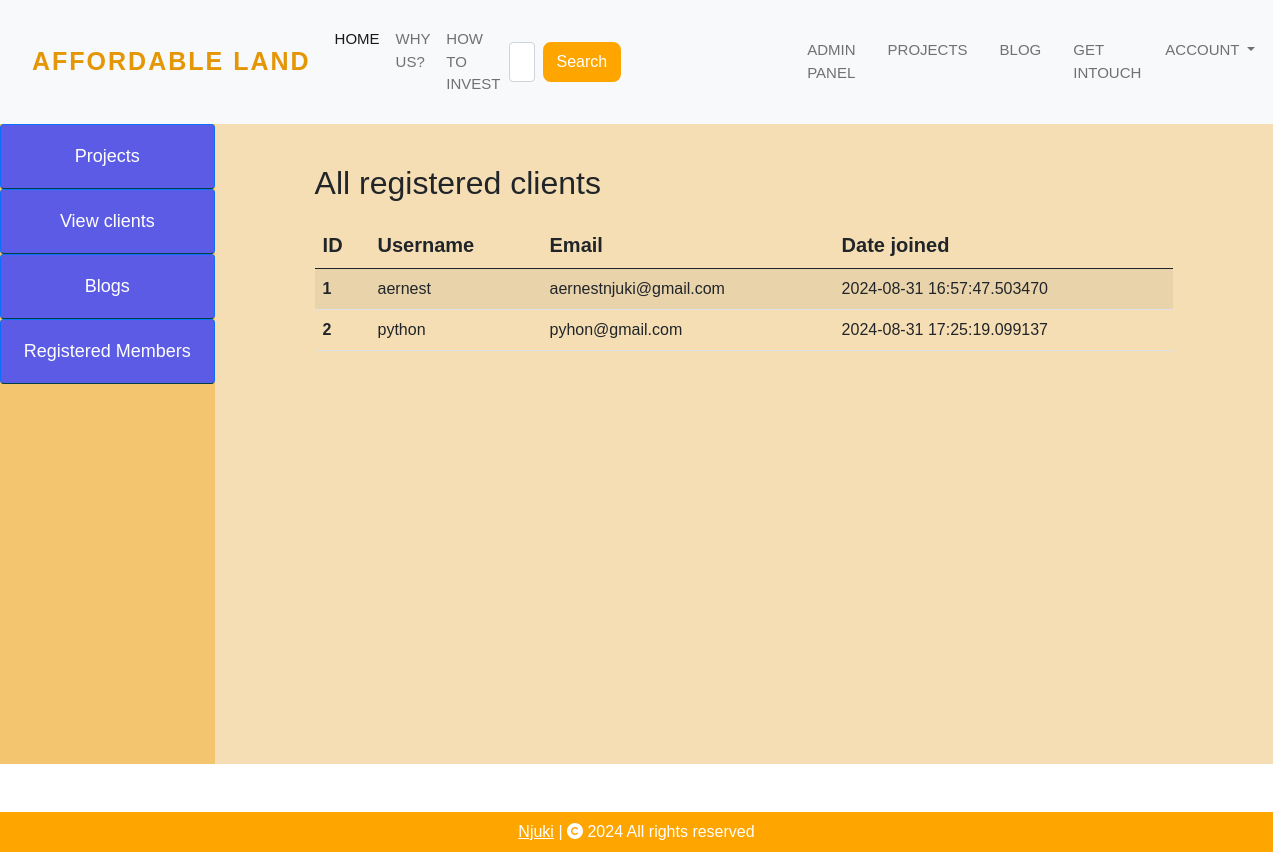
The page /registered-clients (signed in) on the database its author committed.
### LandingPage/models.py (models this page shows, shortened)
class Register(db.Model, UserMixin):
    id = db.Column(db.Integer, primary_key=True)
    username = db.Column(db.String(20), unique=True, nullable=False)
    email = db.Column(db.String(100), unique=True, nullable=False)
    password_hash = db.Column(db.String(150))
    date_joined = db.Column(db.DateTime, default=datetime.utcnow)
    @property
    def password(self):
        raise AttributeError('You should not read these password')

### LandingPage/admin.py (the view)
@admin.route('/registered-clients')
@login_required
def registered_clients():
    if current_user.id == 1:
        clients = Register.query.all()
        return render_template('registered_clients.html', clients=clients)
    return redirect(url_for('admin.registered_clients'))

### LandingPage/templates/registered_clients.html (shortened to what this page needs)
{% extends 'base.html' %}
{% block body %}
{% if clients | length < 1 %}
<div class="text-center">
    <h3 style="margin-top: 100px;">All projects </h3>
    <a class="btn btn-success" href="/registered-clients">Add</a>
</div>
{% else %}
<div class="admin-wrapper">
    <div class="left-sidebar">
        <ul>
            <li>
                <a href="{{ url_for('admin.view_project')}}" class="btn btn-primary">Projects</a>
            </li>
            <li>
                <a href="{{ url_for('admin.client_info') }}" class="btn btn-primary">View clients</a>
            </li>
            <li>
                <a href="{{url_for('admin.view_blog')}}" class="btn btn-primary">Blogs</a>
            </li>
            <li>
                <a href="{{ url_for('admin.registered_clients')}}" class="btn btn-primary">Registered Members</a>
            </li>
        </ul>
    </div>
    <div class="admin-content">
        <h2>All registered clients </h2>
        <table class="table table-striped table-hover">
            <thead>
                <tr>
                    <th scope="col">ID</th>
                    <th scope="col">Username</th>
                    <th scope="col">Email</th>
                    <th scope="col">Date joined</th>
                </tr>
            </thead>
            <tbody>
                {% for client in clients %}
                <tr>
                    <th scope="row">{{ client.id }}</th>
                    <td>{{ client.username }}</td>
                    <td>{{ client.email }}</td>
                    <td>{{ client.date_joined }}</td>
                </tr>
                {% endfor %}
            </tbody>
        </table>
    </div>
</div>
{% endif %}
{% endblock %}

### LandingPage/static/css/style.css (style rules this page uses)
* { padding: 0; margin: 0; box-sizing: border-box; font-family: 'Trebuchet MS', 'Lucida Sans Unicode', 'Lucida Grande', 'Lucida Sans', Arial, sans-serif; }
.admin-wrapper { display: flex; height: 80vh; margin: 0; }
.admin-wrapper .left-sidebar { flex: 2; height: 100%; background: rgb(243, 197, 111); }
.admin-wrapper .left-sidebar ul { list-style: none; margin: 0px; padding: 0px; color: aliceblue; }
.admin-wrapper .left-sidebar ul li a { font-size: 18px; padding: 18px; display: block; background: rgb(91, 91, 229); border-bottom: 1px solid #004044; }
.admin-wrapper .admin-content { flex: 8; padding: 40px 100px 100px; overflow-y: scroll; background: wheat; }
.admin-wrapper .admin-content h2 { margin-bottom: 20px; font-weight: 500; }
.admin-wrapper .admin-content table thead tr th { font-size: 20px; font-weight: bold; }

### rows shown on the page
Register: id "1", username "aernest", email "aernestnjuki@gmail.com", date_joined "2024-08-31 16:57:47.503470"
Register: id "2", username "python", email "pyhon@gmail.com", date_joined "2024-08-31 17:25:19.099137"
